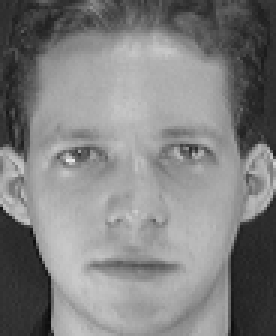
#> input picture face_data/s1/1.pgm, 92 x 112 px, found by its file name (shown 3 times larger); its folder holds only this picture in this run
$ jupyter execute --allow-errors LDA_Face.ipynb
#> lines starting #> are read from the running program, lines starting #| are printed output that depends on the picture
#> further down, image is the input picture: shape (112, 92); min 11, max 234, mean 128.3
#> `image=np.ravel(image).astype(np.int64)`: image = 10304 values, max 234 at index 4898, min 11 at index 9676, mean 128.3
[cell 1]
import numpy as np
import cv2
import matplotlib.pyplot as plt
import math

[cell 2]
#Separating Training and Testing data
trainData=[]
trainClass=[]
testData=[]
testClass=[]

#image - 112*92 = 10304(mn)
#> (the rest of this cell did not finish here and is left out)

[cell 3]
trainimgs=np.array(trainData).T
#> trainimgs has the same summary as image
testimgs=np.array(testData).T

trainClass=np.array(trainClass)
testClass=np.array(testClass)

[cell 4]
def mean_zero_face(data):   #Mean Zero Face Data
    Mean=np.mean(data, axis = 1)
#> Mean has the same summary as image outside mean_zero_face
    for i in range(data.shape[0]):
        for j in range(data.shape[1]):
            data[i][j] = data[i][j] - Mean[i]
#> after the loop, data = 10304 values from 0 to 0
    return data

[cell 5]
train_0=mean_zero_face(trainimgs)
#> train_0 = 10304 values from 0 to 0
#> (the rest of this cell did not finish here and is left out)

[cell 6]
#Function to calculate Eucliedean distance
def euclidean(a,b):
    d=(a-b)**2
    s=np.sum(d)
    return s**0.5

[cell 7]
def PCA(train_0,k):
    cov = np.dot(train_0.T, train_0) #Covariance matrix
    eigenValue,eigenVector=np.linalg.eig(cov) #Finding eigen values and eigen Vectors for PCA
    sort_eigenValue=np.argsort(eigenValue) #Sorting eigen Values
    sort_eigenValue=sort_eigenValue[::-1]
    K_Vector=[]
    for i in range(k):
        K_Vector.append(eigenVector[sort_eigenValue[i]]) #Getting K best Directions
#> after the loop, K_Vector = [[1]]
    K_Vector=np.array(K_Vector).T
    eigen_faces=np.dot(K_Vector.T,train_0.T) #Generating eigen faces
    signature=np.dot(eigen_faces,train_0) #Generating Signature for all faces

    return [eigen_faces,signature]

[cell 8]
#PCA
acc_pca=[]
K=[]
#> (the rest of this cell did not finish here and is left out)

[cell 9]
K1=240
#> (the rest of this cell did not finish here and is left out)

[cell 10]
#Mean calculation
noc=int(signature.shape[1]/6) #no.of classes
#> noc = 0
MOC=np.mean(signature,axis=1) #Overall ean of all classes
#> MOC = [0]
MOC=MOC.reshape(len(MOC),1)

[cell 11]
#Within Class Scatter Matrix
SW = np.zeros([K1,K1])
for i in range(noc):
    j=i*6
    V=signature[:,j:j+6]
    class_mean=np.mean(V,axis = 1)
    class_mean=class_mean.reshape(len(class_mean),1)
    Mean= np.repeat(class_mean,6,axis = 1)
    x=V-Mean
    SW = SW + np.dot(x,x.T) #Adding variance of class to SW
#> SW: shape (240, 240) float64; every value is 0

#Between Class Scatter Matrix
SB = np.zeros([K1,K1])
for i in range(noc):
    V = signature[:,i:i+6]
    class_mean=np.mean(V,axis = 1)
    class_mean=class_mean.reshape(len(class_mean),1)
    x=class_mean-MOC
    SB = SB  + np.dot(x,class_mean.T)

[cell 12]
J = np.dot(np.linalg.pinv(SW), SB) #Finding Criterion function
eigenValue,eigenVector=np.linalg.eig(J) #Finding eigen values and eigen Vectors for LDA
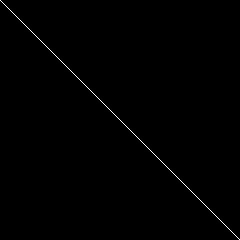
#> eigenVector: shape (240, 240) float64; values 0 (black) and 1 (white), 0.42% white in thin lines or dots
#> eigenValue = 240 values from 0 to 0
sort_eigenValue=np.argsort(eigenValue) #Sorting eigen Values
#> sort_eigenValue = 240 values, max 239 at index 7, min 0 at index 8, mean 119.5
sort_eigenValue=sort_eigenValue[::-1]
#> sort_eigenValue = 240 values, max 239 at index 232, min 0 at index 231, mean 119.5

[cell 13]
#LDA
acc_lda=[]
M=[]
#> (the rest of this cell did not finish here and is left out)

[cell 14]
plt.plot(K,acc_pca)
plt.plot(M,acc_lda)
plt.title('Comparison of PCA and LDA')
plt.xlabel("No.of features")
plt.ylabel("Accuracy")
plt.legend(["PCA","LDA"])
plt.show()
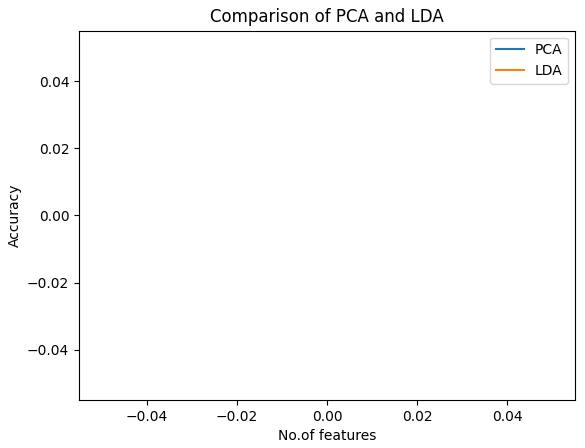
#> figure drawn by matplotlib, 1 panel
